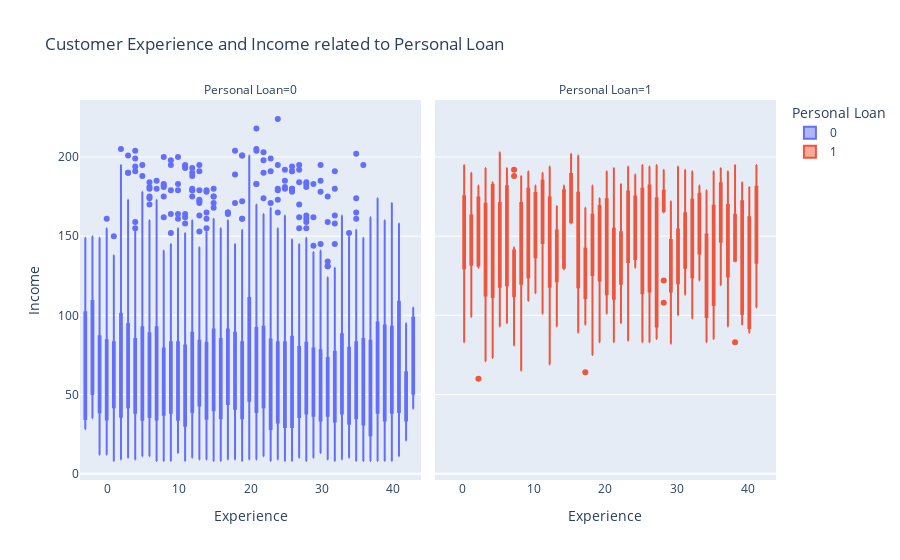

The code cell stored with this chart in its notebook:
### Code cell
experience_income_relative_personal_lone(dataset)

### Figure 1 — Plotly figure (JSON) as saved in the notebook; plotly's stock layout.template omitted (floating-point values rounded to 4 significant figures; data arrays with more than 128 entries replaced by an {"elided": "..."} marker saying what was removed)
{"data": [{"alignmentgroup": "True", "hovertemplate": "Personal Loan=0<br>Experience=%{x}<br>Income=%{y}<extra></extra>", "legendgroup": "0", "marker": {"color": "#636efa"}, "name": "0", "notched": false, "offsetgroup": "0", "orientation": "v", "showlegend": true, "type": "box", "x": {"elided": "4520 int values"}, "x0": " ", "xaxis": "x", "y": {"elided": "4520 int values"}, "y0": " ", "yaxis": "y"}, {"alignmentgroup": "True", "hovertemplate": "Personal Loan=1<br>Experience=%{x}<br>Income=%{y}<extra></extra>", "legendgroup": "1", "marker": {"color": "#EF553B"}, "name": "1", "notched": false, "offsetgroup": "1", "orientation": "v", "showlegend": true, "type": "box", "x": {"elided": "480 int values"}, "x0": " ", "xaxis": "x2", "y": {"elided": "480 int values"}, "y0": " ", "yaxis": "y2"}], "layout": {"annotations": [{"font": {}, "showarrow": false, "text": "Personal Loan=0", "x": 0.245, "xanchor": "center", "xref": "paper", "y": 1, "yanchor": "bottom", "yref": "paper"}, {"font": {}, "showarrow": false, "text": "Personal Loan=1", "x": 0.755, "xanchor": "center", "xref": "paper", "y": 1, "yanchor": "bottom", "yref": "paper"}], "boxmode": "group", "legend": {"title": {"text": "Personal Loan"}, "tracegroupgap": 0}, "title": {"text": "Customer Experience and Income related to Personal Loan"}, "xaxis": {"anchor": "y", "domain": [0, 0.49], "title": {"text": "Experience"}}, "xaxis2": {"anchor": "y2", "domain": [0.51, 1], "matches": "x", "title": {"text": "Experience"}}, "yaxis": {"anchor": "x", "domain": [0, 1], "title": {"text": "Income"}}, "yaxis2": {"anchor": "x2", "domain": [0, 1], "matches": "y", "showticklabels": false}}}
